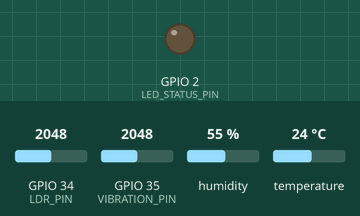
Recording of a program running on a simulated ESP32. Shown: output pins drawn as LEDs (lit = HIGH). Dashed ring = blinking. The inputs (shaded band) are chosen by the test bench; at power-on: humidity 55 %, GPIO 34 (LDR_PIN) = 2048, GPIO 35 (VIBRATION_PIN) = 2048, temperature 24 °C. Random numbers use the default seed unless the program sets one; what the program prints to the serial monitor is not drawn.

Above: at 2.2 s.
2.3 s: humidity set to 22 %
At 5.24 s:
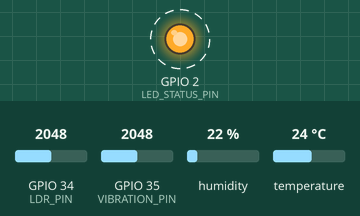
9.4 s: GPIO 34 (LDR_PIN) set to 871
16.6 s: GPIO 34 (LDR_PIN) set to 820
At 25.38 s:
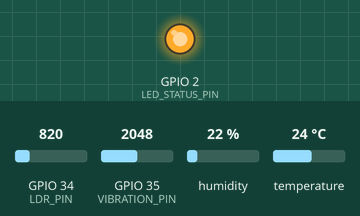
36.7 s: humidity set to 28 %
46.5 s: humidity set to 31 %
Timing chart, 0 to 49.5 s (numbered marks = the images above; inputs shaded):
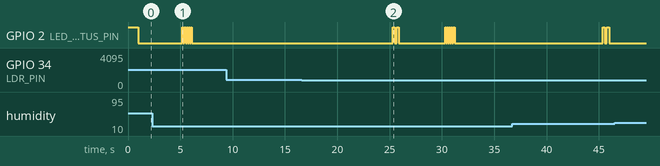

Measured:
- the behaviour switches between 821 and 820 on GPIO 34 (LDR_PIN) (found by bisection; images 1 and 2)
- after the input at 9.4 s, every drawn part: stays the same
- after the input at 16.6 s, GPIO 2 (LED_STATUS_PIN): goes HIGH 0.20 s, LOW 0.20 s, HIGH 0.20 s, LOW 4.4 s, 4 × (HIGH 0.10 s, LOW 0.10 s), HIGH 0.10 s, then LOW, starting after 8.7 s
- after the input at 46.5 s, every drawn part: stays the same

The program:

main.cpp
```cpp
// Autor: Diogo L. Zequini Pinto
// Projeto: Hermes Reply - Challenge Sprint 2 - Firmware ESP32

#include <Arduino.h>
#include <DHT.h>
#include <ArduinoJson.h>

// === CONFIGURAÇÕES DO SISTEMA HERMES REPLY ===
#define DEVICE_ID "HR-PRED-MAINT-01"
#define FIRMWARE_VERSION "1.0.0"

// === MAPEAMENTO DE PINOS ===
#define DHT_PIN 27
#define DHT_TYPE DHT22
#define LDR_PIN 34          // Sensor de luminosidade (LDR)
#define VIBRATION_PIN 35    // Sensor de vibração simulado
#define LED_STATUS_PIN 2    // LED interno ESP32

// === CONFIGURAÇÕES DOS SENSORES ===
DHT dht(DHT_PIN, DHT_TYPE);

// === VARIÁVEIS GLOBAIS ===
JsonDocument telemetryData;
unsigned long lastReading = 0;
const unsigned long READING_INTERVAL = 5000; // 5 segundos entre leituras
int readingCount = 0;

// === LIMITES PARA ANÁLISE PREDITIVA ===
const float TEMP_MIN_NORMAL = 15.0;
const float TEMP_MAX_NORMAL = 35.0;
const float HUMIDITY_MIN_NORMAL = 30.0;
const float HUMIDITY_MAX_NORMAL = 70.0;
const int LIGHT_MIN_NORMAL = 200;
const int LIGHT_MAX_NORMAL = 800;
const int VIBRATION_MAX_NORMAL = 500;

// === CAPA-FW-002: OTIMIZAÇÃO DA MÉDIA MÓVEL ===
const int MOVING_AVG_WINDOW = 12; // 1 minuto (12 leituras x 5s)
float tempWindow[MOVING_AVG_WINDOW] = {0};
float humWindow[MOVING_AVG_WINDOW] = {0};
int windowIndex = 0;
float tempSum = 0.0;  // Soma corrente para temperatura
float humSum = 0.0;   // Soma corrente para umidade
bool windowFilled = false; // Flag para saber se a janela foi preenchida

// === CAPA-FW-003: LED NÃO-BLOQUEANTE ===
unsigned long lastBlinkTime = 0;
bool ledState = false;
int blinkCount = 0;
int maxBlinks = 0;
unsigned long blinkInterval = 0;
char currentLedStatus[10] = "NORMAL";

// === PROTÓTIPOS DAS FUNÇÕES ===
void printSystemInfo();
void analyzeSystemHealth(float temp, float humidity, int light, int vibration, char* statusResult, char* alertsResult);
void buildTelemetryJson(float temp, float humidity, int light, int vibration, const char* status, float movAvgTemp, float movAvgHum);
void sendTelemetryData();
void configureLedPattern(const char* newStatus);
void handleLedBlinking();

void setup() {
  Serial.begin(115200);

  // Configuração dos pinos
  pinMode(LED_STATUS_PIN, OUTPUT);
  pinMode(LDR_PIN, INPUT);
  pinMode(VIBRATION_PIN, INPUT);

  // Inicialização dos sensores
  dht.begin();

  // Sequência de inicialização
  digitalWrite(LED_STATUS_PIN, HIGH);
  delay(1000);
  digitalWrite(LED_STATUS_PIN, LOW);

  printSystemInfo();

  Serial.println("=== SISTEMA INICIADO - AGUARDANDO PRIMEIRA LEITURA ===");
  Serial.println();
}

void loop() {
  unsigned long currentTime = millis();

  if (currentTime - lastReading >= READING_INTERVAL) {
    readingCount++;

    // Coleta de dados dos sensores
    float temperature = dht.readTemperature();
    float humidity = dht.readHumidity();
    int lightLevel = analogRead(LDR_PIN);
    int vibrationLevel = analogRead(VIBRATION_PIN);

    // Simula variações realistas se sensores não conectados
    if (isnan(temperature)) temperature = 20.0 + random(-50, 150) / 10.0;
    if (isnan(humidity)) humidity = 50.0 + random(-200, 300) / 10.0;

    // === CAPA-FW-002: MÉDIA MÓVEL OTIMIZADA O(1) ===
    // Remove valor antigo da soma (se janela já foi preenchida)
    if (windowFilled) {
      tempSum -= tempWindow[windowIndex];
      humSum -= humWindow[windowIndex];
    }

    // Adiciona novo valor
    tempWindow[windowIndex] = temperature;
    humWindow[windowIndex] = humidity;
    tempSum += temperature;
    humSum += humidity;

    // Avança índice
    windowIndex = (windowIndex + 1) % MOVING_AVG_WINDOW;
    if (windowIndex == 0) windowFilled = true;

    // Calcula médias móveis
    int validSamples = windowFilled ? MOVING_AVG_WINDOW : (readingCount < MOVING_AVG_WINDOW ? readingCount : MOVING_AVG_WINDOW);
    float movingAvgTemp = tempSum / validSamples;
    float movingAvgHum = humSum / validSamples;

    // Adiciona ruído realista aos sensores analógicos
    lightLevel = lightLevel + random(-50, 50);
    vibrationLevel = vibrationLevel + random(-100, 200);

    // Limita valores aos ranges sensores reais
    lightLevel = constrain(lightLevel, 0, 1023);
    vibrationLevel = constrain(vibrationLevel, 0, 1023);

    // === CAPA-FW-001: ANÁLISE PREDITIVA SEM String ===
    char systemStatus[10];  // Buffer para status
    char alerts[20];        // Buffer para alertas
    analyzeSystemHealth(temperature, humidity, lightLevel, vibrationLevel, systemStatus, alerts);

    // Monta JSON de telemetria (inclui médias móveis)
    buildTelemetryJson(temperature, humidity, lightLevel, vibrationLevel, systemStatus, movingAvgTemp, movingAvgHum);

    // Envia dados via Serial
    sendTelemetryData();

    // Atualiza LED de status (não-bloqueante)
    configureLedPattern(systemStatus);

    lastReading = currentTime;
  }

  // === CAPA-FW-003: PROCESSA LED NÃO-BLOQUEANTE ===
  handleLedBlinking();

  delay(100); // Pequeno delay para estabilidade
}

void printSystemInfo() {
  Serial.println("╔══════════════════════════════════════════════════════════╗");
  Serial.println("║            HERMES REPLY - MANUTENÇÃO PREDITIVA        ║");
  Serial.println("║                 Monitoramento IoT Industrial                ║");
  Serial.println("╠══════════════════════════════════════════════════════════╣");
  Serial.print("║ ID do Dispositivo: ");
  Serial.print(DEVICE_ID);
  Serial.print(" | Firmware: ");
  Serial.print(FIRMWARE_VERSION);
  Serial.println("           ║");
  Serial.println("║ Sensores: DHT22, LDR, Vibração, LED de Status              ║");
  Serial.println("║ Frequência de Leitura: 5s | Formato: JSON | Análise: Preditiva     ║");
  Serial.println("╚══════════════════════════════════════════════════════════╝");
  Serial.println();
}

// === CAPA-FW-001: FUNÇÃO SEM String ===
void analyzeSystemHealth(float temp, float humidity, int light, int vibration, char* statusResult, char* alertsResult) {
  int alertCount = 0;
  alertsResult[0] = '\0'; // Inicializa string vazia

  // Análise de temperatura
  if (temp < TEMP_MIN_NORMAL || temp > TEMP_MAX_NORMAL) {
    alertCount++;
    strncat(alertsResult, "TEMP ", 19 - strlen(alertsResult));
  }

  // Análise de umidade
  if (humidity < HUMIDITY_MIN_NORMAL || humidity > HUMIDITY_MAX_NORMAL) {
    alertCount++;
    strncat(alertsResult, "UMID ", 19 - strlen(alertsResult));
  }

  // Análise de luminosidade
  if (light < LIGHT_MIN_NORMAL || light > LIGHT_MAX_NORMAL) {
    alertCount++;
    strncat(alertsResult, "LUZ ", 19 - strlen(alertsResult));
  }

  // Análise de vibração
  if (vibration > VIBRATION_MAX_NORMAL) {
    alertCount++;
    strncat(alertsResult, "VIB ", 19 - strlen(alertsResult));
  }

  // Remove espaço final se existir
  int len = strlen(alertsResult);
  if (len > 0 && alertsResult[len-1] == ' ') {
    alertsResult[len-1] = '\0';
  }

  // Determina status geral
  if (alertCount == 0) strcpy(statusResult, "NORMAL");
  else if (alertCount <= 2) strcpy(statusResult, "ATENÇÃO");
  else strcpy(statusResult, "CRÍTICO");
}

void buildTelemetryJson(float temp, float humidity, int light, int vibration, const char* status, float movAvgTemp, float movAvgHum) {
  telemetryData.clear();

  // Metadados do dispositivo
  telemetryData["deviceId"] = DEVICE_ID;
  telemetryData["timestamp"] = millis();
  telemetryData["readingId"] = readingCount;
  telemetryData["firmwareVersion"] = FIRMWARE_VERSION;

  // Dados dos sensores
  JsonObject sensors = telemetryData["sensors"].to<JsonObject>();
  sensors["temperature"]["value"] = round(temp * 100) / 100.0;
  sensors["temperature"]["movingAverage"] = round(movAvgTemp * 100) / 100.0;
  sensors["temperature"]["unit"] = "°C";
  sensors["temperature"]["status"] = (temp >= TEMP_MIN_NORMAL && temp <= TEMP_MAX_NORMAL) ? "OK" : "ALERTA";

  sensors["humidity"]["value"] = round(humidity * 100) / 100.0;
  sensors["humidity"]["movingAverage"] = round(movAvgHum * 100) / 100.0;
  sensors["humidity"]["unit"] = "%";
  sensors["humidity"]["status"] = (humidity >= HUMIDITY_MIN_NORMAL && humidity <= HUMIDITY_MAX_NORMAL) ? "OK" : "ALERTA";

  sensors["lightLevel"]["value"] = light;
  sensors["lightLevel"]["unit"] = "lux";
  sensors["lightLevel"]["status"] = (light >= LIGHT_MIN_NORMAL && light <= LIGHT_MAX_NORMAL) ? "OK" : "ALERTA";

  sensors["vibration"]["value"] = vibration;
  sensors["vibration"]["unit"] = "intensidade";
  sensors["vibration"]["status"] = (vibration <= VIBRATION_MAX_NORMAL) ? "OK" : "ALERTA";

  // Análise preditiva
  JsonObject analysis = telemetryData["analysis"].to<JsonObject>();
  analysis["systemStatus"] = status;
  analysis["riskLevel"] = (strcmp(status, "CRÍTICO") == 0) ? "ALTO" : (strcmp(status, "ATENÇÃO") == 0) ? "MÉDIO" : "BAIXO";
  analysis["nextMaintenance"] = (strcmp(status, "CRÍTICO") == 0) ? "IMEDIATA" : (strcmp(status, "ATENÇÃO") == 0) ? "24H" : "AGENDADA";

  // === CAPA-FW-001: DETALHE DE STATUS SEM String ===
  char statusDetail[25];
  statusDetail[0] = '\0'; // Inicializa string vazia

  if (sensors["temperature"]["status"] == "ALERTA") strncat(statusDetail, "TEMP,", 24 - strlen(statusDetail));
  if (sensors["humidity"]["status"] == "ALERTA") strncat(statusDetail, "HUMID,", 24 - strlen(statusDetail));
  if (sensors["lightLevel"]["status"] == "ALERTA") strncat(statusDetail, "LIGHT,", 24 - strlen(statusDetail));
  if (sensors["vibration"]["status"] == "ALERTA") strncat(statusDetail, "VIB,", 24 - strlen(statusDetail));

  // Remove vírgula final se existir
  int len = strlen(statusDetail);
  if (len > 0 && statusDetail[len-1] == ',') {
    statusDetail[len-1] = '\0';
  }

  analysis["statusDetail"] = statusDetail;

  // Estatísticas operacionais
  JsonObject stats = telemetryData["operationalStats"].to<JsonObject>();
  stats["uptime"] = millis();
  stats["totalReadings"] = readingCount;
  stats["avgTemperature"] = movAvgTemp;
  stats["avgHumidity"] = movAvgHum;
}

void sendTelemetryData() {
  Serial.println("┌─────────────────────────────────────────────────────────────┐");
  Serial.print("│ LEITURA #");
  Serial.print(readingCount);
  Serial.print(" | ");
  Serial.print(millis()/1000);
  Serial.println("s de funcionamento                               │");
  Serial.println("├─────────────────────────────────────────────────────────────┤");

  // Saída JSON para análise
  Serial.print("JSON_DATA: ");
  serializeJson(telemetryData, Serial);
  Serial.println();

  // Saída humanizada para monitoramento
  Serial.print("│ Temp: ");
  Serial.print(telemetryData["sensors"]["temperature"]["value"].as<float>(), 1);
  Serial.print("°C | Umidade: ");
  Serial.print(telemetryData["sensors"]["humidity"]["value"].as<float>(), 1);
  Serial.print("% | Luz: ");
  Serial.print(telemetryData["sensors"]["lightLevel"]["value"].as<int>());
  Serial.print(" | Vib: ");
  Serial.print(telemetryData["sensors"]["vibration"]["value"].as<int>());
  Serial.println(" │");

  Serial.print("│ STATUS: ");
  Serial.print(telemetryData["analysis"]["systemStatus"].as<String>());
  Serial.print(" | RISCO: ");
  Serial.print(telemetryData["analysis"]["riskLevel"].as<String>());
  Serial.print(" | MANUTENÇÃO: ");
  Serial.print(telemetryData["analysis"]["nextMaintenance"].as<String>());
  Serial.println("     │");

  Serial.println("└─────────────────────────────────────────────────────────────┘");
  Serial.println();
}

// === CAPA-FW-003: LED NÃO-BLOQUEANTE ===
void configureLedPattern(const char* newStatus) {
  if (strcmp(currentLedStatus, newStatus) != 0) {
    strncpy(currentLedStatus, newStatus, sizeof(currentLedStatus) - 1);
    currentLedStatus[sizeof(currentLedStatus) - 1] = '\0';

    blinkCount = 0; // Reseta a contagem

    if (strcmp(newStatus, "NORMAL") == 0) maxBlinks = 1 * 2;     // 1 ciclo on/off (2 alternâncias)
    else if (strcmp(newStatus, "ATENÇÃO") == 0) maxBlinks = 2 * 2; // 2 ciclos on/off (4 alternâncias)
    else maxBlinks = 5 * 2;                                         // 5 ciclos on/off (10 alternâncias)

    lastBlinkTime = 0; // Força a piscada imediata
  }
}

void handleLedBlinking() {
  if (blinkCount >= maxBlinks) {
    digitalWrite(LED_STATUS_PIN, LOW); // Garante que o LED apague no final
    return;
  }

  unsigned long currentTime = millis();
  unsigned long interval = (strcmp(currentLedStatus, "ATENÇÃO") == 0) ? 150 : 100;

  if (currentTime - lastBlinkTime >= interval) {
    ledState = !ledState;
    digitalWrite(LED_STATUS_PIN, ledState);
    lastBlinkTime = currentTime;
    blinkCount++;
  }
}
```
